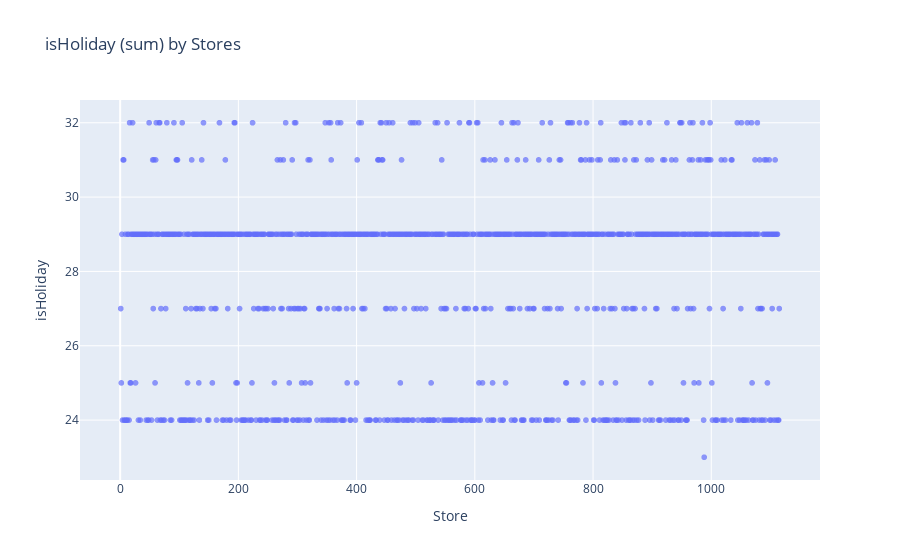

Notebook code cell kept with this figure:
### Markdown cell above
### 3.4.6. <a id='toc3_4_6_'></a>StateHoliday   [&#8593;](#toc0_)

### Code cell
px.scatter(train_df.groupby("Store").isHoliday.sum(), y="isHoliday", width=1100, title="isHoliday (sum) by Stores", opacity=0.7)

### Figure 1 — Plotly figure (JSON) as saved in the notebook; plotly's stock layout.template omitted (floating-point values rounded to 4 significant figures; data arrays with more than 128 entries replaced by an {"elided": "..."} marker saying what was removed)
{"data": [{"hovertemplate": "Store=%{x}<br>isHoliday=%{y}<extra></extra>", "legendgroup": "", "marker": {"color": "#636efa", "opacity": 0.7, "symbol": "circle"}, "mode": "markers", "name": "", "showlegend": false, "type": "scattergl", "x": {"elided": "1115 int values"}, "xaxis": "x", "y": {"elided": "1115 int values"}, "yaxis": "y"}], "layout": {"autosize": true, "legend": {"tracegroupgap": 0}, "title": {"text": "isHoliday (sum) by Stores"}, "xaxis": {"anchor": "y", "autorange": true, "domain": [0, 1], "range": [-67.11, 1183.0], "title": {"text": "Store"}, "type": "linear"}, "yaxis": {"anchor": "x", "autorange": true, "domain": [0, 1], "range": [22.26, 32.74], "title": {"text": "isHoliday"}, "type": "linear"}}}
